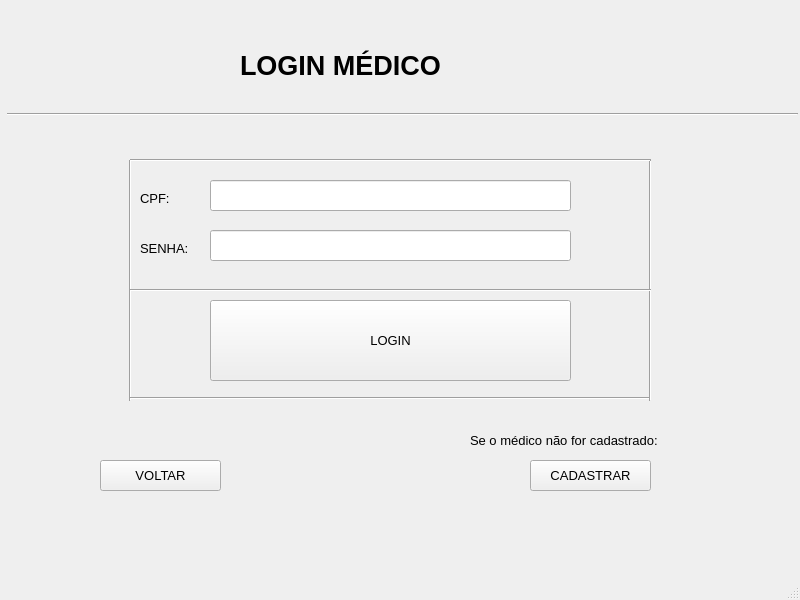
<?xml version="1.0" encoding="UTF-8"?>
<ui version="4.0">
 <class>MainWindow</class>
 <widget class="QMainWindow" name="MainWindow">
  <property name="geometry">
   <rect>
    <x>0</x>
    <y>0</y>
    <width>800</width>
    <height>600</height>
   </rect>
  </property>
  <property name="font">
   <font>
    <pointsize>10</pointsize>
   </font>
  </property>
  <property name="windowTitle">
   <string>MainWindow</string>
  </property>
  <property name="animated">
   <bool>true</bool>
  </property>
  <widget class="QWidget" name="centralwidget">
   <widget class="QLabel" name="label">
    <property name="geometry">
     <rect>
      <x>240</x>
      <y>40</y>
      <width>301</width>
      <height>51</height>
     </rect>
    </property>
    <property name="font">
     <font>
      <pointsize>20</pointsize>
      <weight>75</weight>
      <bold>true</bold>
     </font>
    </property>
    <property name="frameShape">
     <enum>QFrame::NoFrame</enum>
    </property>
    <property name="text">
     <string>LOGIN MÉDICO</string>
    </property>
    <property name="textFormat">
     <enum>Qt::AutoText</enum>
    </property>
    <property name="alignment">
     <set>Qt::AlignLeading|Qt::AlignLeft|Qt::AlignVCenter</set>
    </property>
   </widget>
   <widget class="Line" name="line">
    <property name="geometry">
     <rect>
      <x>7</x>
      <y>99</y>
      <width>791</width>
      <height>31</height>
     </rect>
    </property>
    <property name="orientation">
     <enum>Qt::Horizontal</enum>
    </property>
   </widget>
   <widget class="QLineEdit" name="lineEdit">
    <property name="geometry">
     <rect>
      <x>210</x>
      <y>180</y>
      <width>361</width>
      <height>31</height>
     </rect>
    </property>
   </widget>
   <widget class="QLabel" name="label_2">
    <property name="geometry">
     <rect>
      <x>140</x>
      <y>190</y>
      <width>41</width>
      <height>16</height>
     </rect>
    </property>
    <property name="text">
     <string>CPF:</string>
    </property>
   </widget>
   <widget class="QLabel" name="label_3">
    <property name="geometry">
     <rect>
      <x>140</x>
      <y>240</y>
      <width>61</width>
      <height>16</height>
     </rect>
    </property>
    <property name="text">
     <string>SENHA:</string>
    </property>
   </widget>
   <widget class="QLineEdit" name="lineEdit_2">
    <property name="geometry">
     <rect>
      <x>210</x>
      <y>230</y>
      <width>361</width>
      <height>31</height>
     </rect>
    </property>
   </widget>
   <widget class="QPushButton" name="pushButton">
    <property name="geometry">
     <rect>
      <x>210</x>
      <y>300</y>
      <width>361</width>
      <height>81</height>
     </rect>
    </property>
    <property name="text">
     <string>LOGIN</string>
    </property>
   </widget>
   <widget class="Line" name="line_2">
    <property name="geometry">
     <rect>
      <x>120</x>
      <y>160</y>
      <width>20</width>
      <height>241</height>
     </rect>
    </property>
    <property name="orientation">
     <enum>Qt::Vertical</enum>
    </property>
   </widget>
   <widget class="Line" name="line_3">
    <property name="geometry">
     <rect>
      <x>130</x>
      <y>390</y>
      <width>521</width>
      <height>16</height>
     </rect>
    </property>
    <property name="orientation">
     <enum>Qt::Horizontal</enum>
    </property>
   </widget>
   <widget class="Line" name="line_4">
    <property name="geometry">
     <rect>
      <x>640</x>
      <y>160</y>
      <width>20</width>
      <height>241</height>
     </rect>
    </property>
    <property name="orientation">
     <enum>Qt::Vertical</enum>
    </property>
   </widget>
   <widget class="QLabel" name="label_4">
    <property name="geometry">
     <rect>
      <x>470</x>
      <y>430</y>
      <width>301</width>
      <height>20</height>
     </rect>
    </property>
    <property name="text">
     <string>Se o médico não for cadastrado:</string>
    </property>
   </widget>
   <widget class="QLabel" name="label_5">
    <property name="geometry">
     <rect>
      <x>540</x>
      <y>420</y>
      <width>55</width>
      <height>16</height>
     </rect>
    </property>
    <property name="text">
     <string/>
    </property>
   </widget>
   <widget class="QPushButton" name="pushButton_2">
    <property name="geometry">
     <rect>
      <x>530</x>
      <y>460</y>
      <width>121</width>
      <height>31</height>
     </rect>
    </property>
    <property name="text">
     <string>CADASTRAR</string>
    </property>
   </widget>
   <widget class="QPushButton" name="pushButton_3">
    <property name="geometry">
     <rect>
      <x>100</x>
      <y>460</y>
      <width>121</width>
      <height>31</height>
     </rect>
    </property>
    <property name="text">
     <string>VOLTAR</string>
    </property>
   </widget>
   <widget class="Line" name="line_5">
    <property name="geometry">
     <rect>
      <x>130</x>
      <y>280</y>
      <width>521</width>
      <height>20</height>
     </rect>
    </property>
    <property name="orientation">
     <enum>Qt::Horizontal</enum>
    </property>
   </widget>
   <widget class="Line" name="line_6">
    <property name="geometry">
     <rect>
      <x>130</x>
      <y>150</y>
      <width>521</width>
      <height>21</height>
     </rect>
    </property>
    <property name="orientation">
     <enum>Qt::Horizontal</enum>
    </property>
   </widget>
  </widget>
  <widget class="QMenuBar" name="menubar">
   <property name="geometry">
    <rect>
     <x>0</x>
     <y>0</y>
     <width>800</width>
     <height>26</height>
    </rect>
   </property>
  </widget>
  <widget class="QStatusBar" name="statusbar"/>
 </widget>
 <resources/>
 <connections/>
</ui>
